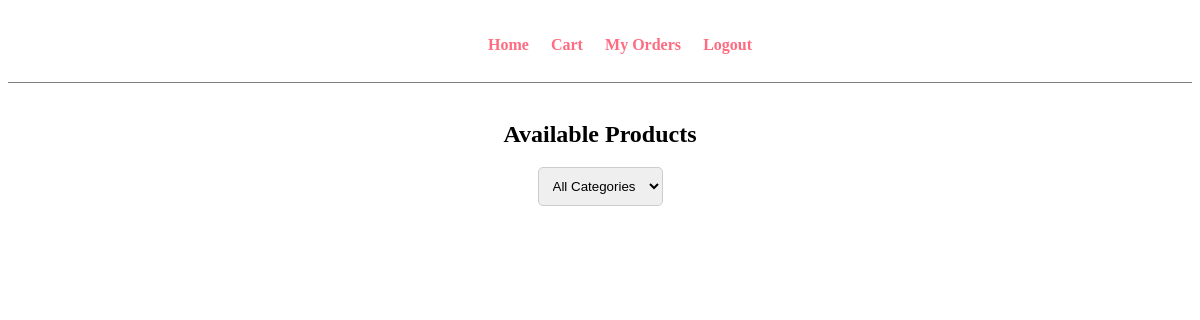
The app's page /user/products.php?category=Electronics (signed in), older data.
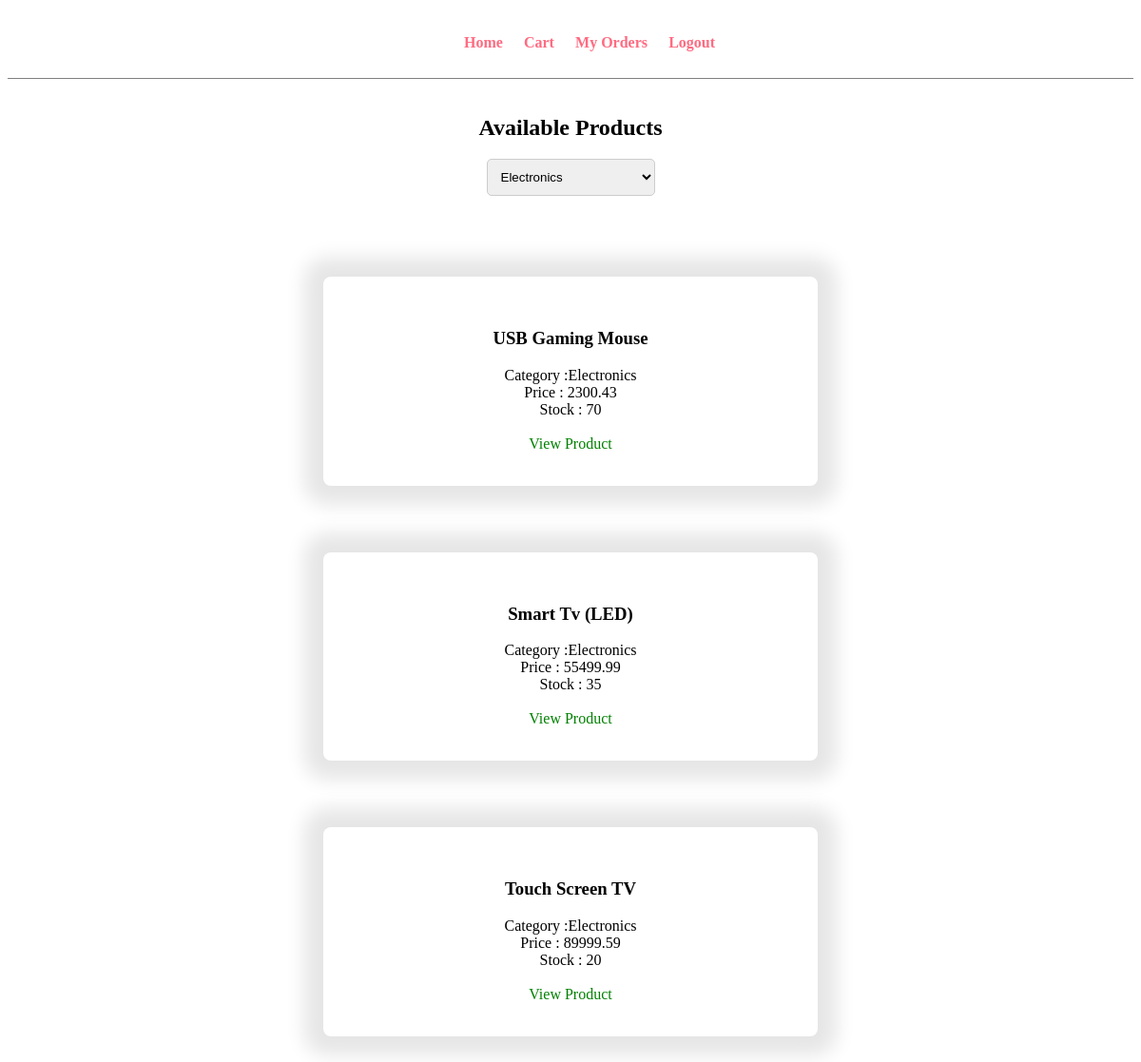
The same page, newer data.
### tables this page shows
CREATE TABLE `products` (
  `product_id` int(11) NOT NULL,
  `product_name` varchar(150) NOT NULL,
  `category` varchar(100) DEFAULT NULL,
  `price` decimal(10,2) NOT NULL,
  `stock` int(11) NOT NULL,
  `created_at` timestamp NOT NULL DEFAULT current_timestamp()
);

### user/products.php (the view, shortened to what this page needs)
<?php
include("../config/db.php");
if (isset($_GET['category']) && $_GET['category'] != "") {
    $category = mysqli_real_escape_string($conn, $_GET['category']);
    $sql = "SELECT * FROM products WHERE category = '$category'";
} else {
    $sql = "SELECT * FROM products";
}
$res = mysqli_query($conn, $sql);
?>
<!DOCTYPE html>
<html lang="en">
<head>
    <link rel="stylesheet" href="../css/admin.css">
</head>
<body>
    <div class="menu text-center">
        <div class="wrapper">
            <ul>
                <li><a href="home.php">Home</a></li>
                <li><a href="cart.php">Cart</a></li>
                <li><a href="my-orders.php">My Orders</a></li>
                <li><a href="../authentication/logout.php">Logout</a></li>
            </ul>
        </div>
    </div><br>
    <h2 class="text-center">Available Products</h2>
    <form method="GET" class="text-center">
        <select name="category" onchange="this.form.submit()">
            <option value="">All Categories</option>
            <?php
            $cat_sql = "SELECT DISTINCT category FROM products";
            $cat_res = mysqli_query($conn, $cat_sql);
            while ($cat = mysqli_fetch_assoc($cat_res)) {
                ?>
                <option value="<?php echo $cat['category']; ?>" <?php if (isset($_GET['category']) && $_GET['category'] == $cat['category'])
                       echo "selected"; ?>>
                    <?php echo $cat['category']; ?>
                </option>
                <?php
            }
            ?>
        </select>
    </form>
    <?php while ($row = mysqli_fetch_assoc($res)) { ?>
        <div class="container">
            <h3><?php echo $row['product_name']; ?></h3>
            Category :<?php echo $row['category']; ?><br>
            Price : <?php echo $row['price']; ?><br>
            Stock : <?php echo $row['stock']; ?><br><br>
            <a href="view-product.php?id=<?php echo $row['product_id']; ?>" class="btn1">View Product</a>
        </div>
        <?php
    }
    ?>
</body>
</html>

Row changes from the older to the newer data that the page shows:
now on this page (row edited): products: product_name "USB Gaming Mouse", category "Electronics", price "2300.43", stock "70"
now on this page (row edited): products: product_name "Smart Tv (LED)", category "Electronics", price "55499.99", stock "35"
added products: product_name "Touch Screen TV", category "Electronics", price "89999.59", stock "20"
Text that changed along with them:
form field category: "All Categories" → "Electronics"
